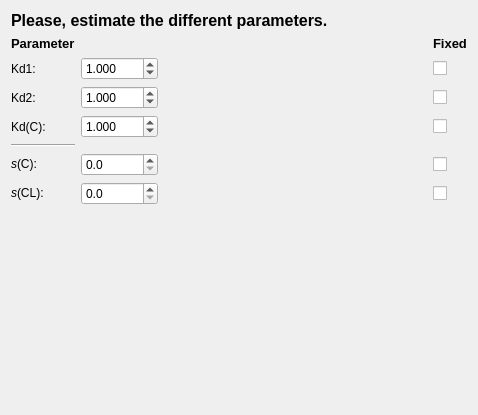
             <widget class="QWidget" name="scrollAreaWidgetContents_comp">
              <property name="geometry">
               <rect>
                <x>0</x>
                <y>0</y>
                <width>478</width>
                <height>415</height>
               </rect>
              </property>
              <layout class="QGridLayout" name="gridLayout_27">
               <item row="3" column="0">
                <layout class="QGridLayout" name="gridLayout_28">
                 <item row="7" column="4">
                  <widget class="QCheckBox" name="end_check_two_2">
                   <property name="text">
                    <string/>
                   </property>
                   <property name="tristate">
                    <bool>false</bool>
                   </property>
                  </widget>
                 </item>
                 <item row="7" column="1">
                  <widget class="QDoubleSpinBox" name="end_guess_comp">
                   <property name="decimals">
                    <number>1</number>
                   </property>
                   <property name="maximum">
                    <double>4000000.000000000000000</double>
                   </property>
                   <property name="singleStep">
                    <double>0.100000000000000</double>
                   </property>
                  </widget>
                 </item>
                 <item row="1" column="1">
                  <widget class="QDoubleSpinBox" name="kd1_comp">
                   <property name="suffix">
                    <string/>
                   </property>
                   <property name="decimals">
                    <number>3</number>
                   </property>
                   <property name="maximum">
                    <double>1000.000000000000000</double>
                   </property>
                   <property name="value">
                    <double>1.000000000000000</double>
                   </property>
                  </widget>
                 </item>
                 <item row="1" column="0">
                  <widget class="QLabel" name="kd1_label_3">
                   <property name="text">
                    <string>Kd1: </string>
                   </property>
                  </widget>
                 </item>
                 <item row="6" column="4">
                  <widget class="QCheckBox" name="start_check_two_2">
                   <property name="text">
                    <string/>
                   </property>
                  </widget>
                 </item>
                 <item row="0" column="4">
                  <widget class="QLabel" name="label_36">
                   <property name="font">
                    <font>
                     <pointsize>10</pointsize>
                     <weight>75</weight>
                     <bold>true</bold>
                    </font>
                   </property>
                   <property name="text">
                    <string>Fixed</string>
                   </property>
                  </widget>
                 </item>
                 <item row="1" column="2">
                  <spacer name="horizontalSpacer_20">
                   <property name="orientation">
                    <enum>Qt::Horizontal</enum>
                   </property>
                   <property name="sizeHint" stdset="0">
                    <size>
                     <width>40</width>
                     <height>20</height>
                    </size>
                   </property>
                  </spacer>
                 </item>
                 <item row="2" column="1">
                  <widget class="QDoubleSpinBox" name="kd2_comp">
                   <property name="suffix">
                    <string/>
                   </property>
                   <property name="decimals">
                    <number>3</number>
                   </property>
                   <property name="maximum">
                    <double>1000.000000000000000</double>
                   </property>
                   <property name="value">
                    <double>1.000000000000000</double>
                   </property>
                  </widget>
                 </item>
                 <item row="2" column="0">
                  <widget class="QLabel" name="kd_label_3">
                   <property name="text">
                    <string>Kd2: </string>
                   </property>
                  </widget>
                 </item>
                 <item row="0" column="0">
                  <widget class="QLabel" name="label_37">
                   <property name="font">
                    <font>
                     <pointsize>10</pointsize>
                     <weight>75</weight>
                     <bold>true</bold>
                    </font>
                   </property>
                   <property name="text">
                    <string>Parameter</string>
                   </property>
                  </widget>
                 </item>
                 <item row="6" column="0">
                  <widget class="QLabel" name="start_label_3">
                   <property name="text">
                    <string>&lt;I&gt;s&lt;/I&gt;(C):</string>
                   </property>
                  </widget>
                 </item>
                 <item row="2" column="4">
                  <widget class="QCheckBox" name="kd2_check_two_2">
                   <property name="text">
                    <string/>
                   </property>
                  </widget>
                 </item>
                 <item row="7" column="0">
                  <widget class="QLabel" name="end_label_3">
                   <property name="text">
                    <string>&lt;I&gt;s&lt;/I&gt;(CL):</string>
                   </property>
                  </widget>
                 </item>
                 <item row="1" column="4">
                  <widget class="QCheckBox" name="kd1_check_two_2">
                   <property name="text">
                    <string/>
                   </property>
                  </widget>
                 </item>
                 <item row="6" column="1">
                  <widget class="QDoubleSpinBox" name="start_guess_comp">
                   <property name="decimals">
                    <number>1</number>
                   </property>
                   <property name="maximum">
                    <double>4000000.000000000000000</double>
                   </property>
                   <property name="singleStep">
                    <double>0.100000000000000</double>
                   </property>
                  </widget>
                 </item>
                 <item row="5" column="0">
                  <widget class="Line" name="line_6">
                   <property name="orientation">
                    <enum>Qt::Horizontal</enum>
                   </property>
                  </widget>
                 </item>
                 <item row="3" column="0">
                  <widget class="QLabel" name="label_54">
                   <property name="text">
                    <string>Kd(C): </string>
                   </property>
                  </widget>
                 </item>
                 <item row="3" column="4">
                  <widget class="QCheckBox" name="kdc_check">
                   <property name="text">
                    <string/>
                   </property>
                  </widget>
                 </item>
                 <item row="3" column="1">
                  <widget class="QDoubleSpinBox" name="kdc">
                   <property name="suffix">
                    <string/>
                   </property>
                   <property name="decimals">
                    <number>3</number>
                   </property>
                   <property name="maximum">
                    <double>1000.000000000000000</double>
                   </property>
                   <property name="value">
                    <double>1.000000000000000</double>
                   </property>
                  </widget>
                 </item>
                </layout>
               </item>
               <item row="0" column="0">
                <widget class="QLabel" name="label_38">
                 <property name="font">
                  <font>
                   <pointsize>12</pointsize>
                   <weight>75</weight>
                   <bold>true</bold>
                  </font>
                 </property>
                 <property name="text">
                  <string>Please, estimate the different parameters.</string>
                 </property>
                </widget>
               </item>
               <item row="4" column="0">
                <spacer name="verticalSpacer_6">
                 <property name="orientation">
                  <enum>Qt::Vertical</enum>
                 </property>
                 <property name="sizeHint" stdset="0">
                  <size>
                   <width>20</width>
                   <height>40</height>
                  </size>
                 </property>
                </spacer>
               </item>
              </layout>
             </widget>
